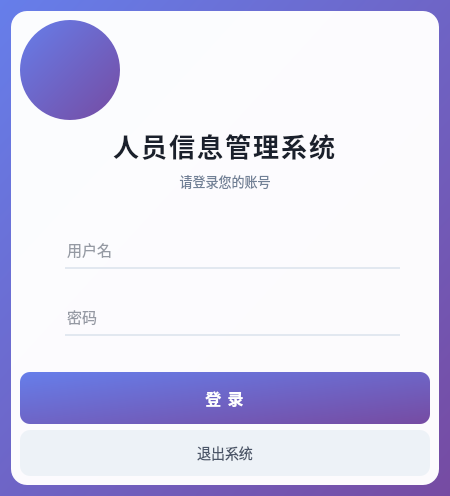
<?xml version="1.0" encoding="UTF-8"?>
<ui version="4.0">
 <class>login</class>
 <widget class="QDialog" name="login">
  <property name="geometry">
   <rect>
    <x>0</x>
    <y>0</y>
    <width>450</width>
    <height>420</height>
   </rect>
  </property>
  <property name="windowTitle">
   <string>人员信息管理系统</string>
  </property>
  <property name="styleSheet">
   <string notr="true">
QDialog {
    background: qlineargradient(spread:pad, x1:0, y1:0, x2:1, y2:1, stop:0 #667eea, stop:1 #764ba2);
}

QFrame#loginFrame {
    background-color: rgba(255, 255, 255, 0.98);
    border-radius: 16px;
    box-shadow: 0 20px 60px rgba(0, 0, 0, 0.2);
}

QLabel#label_icon {
    background-color: qlineargradient(spread:pad, x1:0, y1:0, x2:1, y2:1, stop:0 #667eea, stop:1 #764ba2);
    border-radius: 50%;
}

QLabel#label_title {
    font-size: 26px;
    font-weight: bold;
    color: #1a202c;
    letter-spacing: 2px;
}

QLabel#label_subtitle {
    font-size: 13px;
    color: #718096;
}

QLineEdit {
    border: none;
    border-bottom: 2px solid #e2e8f0;
    background-color: transparent;
    padding: 12px 0 8px 0;
    font-size: 15px;
    color: #2d3748;
}

QLineEdit:focus {
    border-bottom-color: #667eea;
    outline: none;
}

QLineEdit::placeholder {
    color: #a0aec0;
}

QPushButton#btn_login {
    background: qlineargradient(spread:pad, x1:0, y1:0, x2:1, y2:1, stop:0 #667eea, stop:1 #764ba2);
    color: white;
    border: none;
    border-radius: 10px;
    padding: 14px 0;
    font-size: 16px;
    font-weight: 600;
    letter-spacing: 1px;
}

QPushButton#btn_login:hover {
    transform: translateY(-2px);
    box-shadow: 0 8px 20px rgba(102, 126, 234, 0.4);
}

QPushButton#btn_exit {
    background-color: #edf2f7;
    color: #4a5568;
    border: none;
    border-radius: 10px;
    padding: 12px 0;
    font-size: 14px;
}

QPushButton#btn_exit:hover {
    background-color: #e2e8f0;
}
   </string>
  </property>
  <layout class="QVBoxLayout" name="verticalLayout">
   <item>
    <spacer name="verticalSpacer_top">
     <property name="orientation">
      <enum>Qt::Orientation::Vertical</enum>
     </property>
     <property name="sizeHint" stdset="0">
      <size>
       <width>20</width>
       <height>40</height>
      </size>
     </property>
    </spacer>
   </item>
   <item>
    <widget class="QFrame" name="loginFrame">
     <layout class="QVBoxLayout" name="verticalLayout_frame">
      <item>
       <widget class="QLabel" name="label_icon">
        <property name="sizePolicy">
         <sizepolicy hsizetype="Fixed" vsizetype="Fixed">
          <horstretch>0</horstretch>
          <verstretch>0</verstretch>
         </sizepolicy>
        </property>
        <property name="minimumSize">
         <size>
          <width>100</width>
          <height>100</height>
         </size>
        </property>
        <property name="maximumSize">
         <size>
          <width>100</width>
          <height>100</height>
         </size>
        </property>
        <property name="pixmap">
         <pixmap resource="res.qrc">:/s/log.jpg</pixmap>
        </property>
        <property name="scaledContents">
         <bool>true</bool>
        </property>
        <property name="alignment">
         <set>Qt::AlignCenter</set>
        </property>
       </widget>
      </item>
      <item>
       <widget class="QLabel" name="label_title">
        <property name="text">
         <string>人员信息管理系统</string>
        </property>
        <property name="alignment">
         <set>Qt::AlignCenter</set>
        </property>
       </widget>
      </item>
      <item>
       <widget class="QLabel" name="label_subtitle">
        <property name="text">
         <string>请登录您的账号</string>
        </property>
        <property name="alignment">
         <set>Qt::AlignCenter</set>
        </property>
       </widget>
      </item>
      <item>
       <spacer name="verticalSpacer_form">
        <property name="orientation">
         <enum>Qt::Orientation::Vertical</enum>
        </property>
        <property name="sizeHint" stdset="0">
         <size>
          <width>20</width>
          <height>20</height>
         </size>
        </property>
       </spacer>
      </item>
      <item>
       <layout class="QFormLayout" name="formLayout">
        <property name="horizontalSpacing">
         <number>15</number>
        </property>
        <property name="verticalSpacing">
         <number>25</number>
        </property>
        <property name="margin">
         <number>30</number>
        </property>
        <item row="0" column="1">
         <widget class="QLineEdit" name="lineEdit_id">
          <property name="placeholderText">
           <string>用户名</string>
          </property>
         </widget>
        </item>
        <item row="1" column="1">
         <widget class="QLineEdit" name="lineEdit_ps">
          <property name="echoMode">
           <enum>QLineEdit::EchoMode::Password</enum>
          </property>
          <property name="placeholderText">
           <string>密码</string>
          </property>
         </widget>
        </item>
       </layout>
      </item>
      <item>
       <widget class="QPushButton" name="btn_login">
        <property name="text">
         <string>登 录</string>
        </property>
       </widget>
      </item>
      <item>
       <widget class="QPushButton" name="btn_exit">
        <property name="text">
         <string>退出系统</string>
        </property>
       </widget>
      </item>
      <item>
       <spacer name="verticalSpacer_bottom">
        <property name="orientation">
         <enum>Qt::Orientation::Vertical</enum>
        </property>
        <property name="sizeHint" stdset="0">
         <size>
          <width>20</width>
          <height>20</height>
         </size>
        </property>
       </spacer>
      </item>
     </layout>
    </widget>
   </item>
   <item>
    <spacer name="verticalSpacer_bottom_main">
     <property name="orientation">
      <enum>Qt::Orientation::Vertical</enum>
     </property>
     <property name="sizeHint" stdset="0">
      <size>
       <width>20</width>
       <height>40</height>
      </size>
     </property>
    </spacer>
   </item>
  </layout>
 </widget>
 <resources>
  <include location="res.qrc"/>
 </resources>
 <connections/>
</ui>
